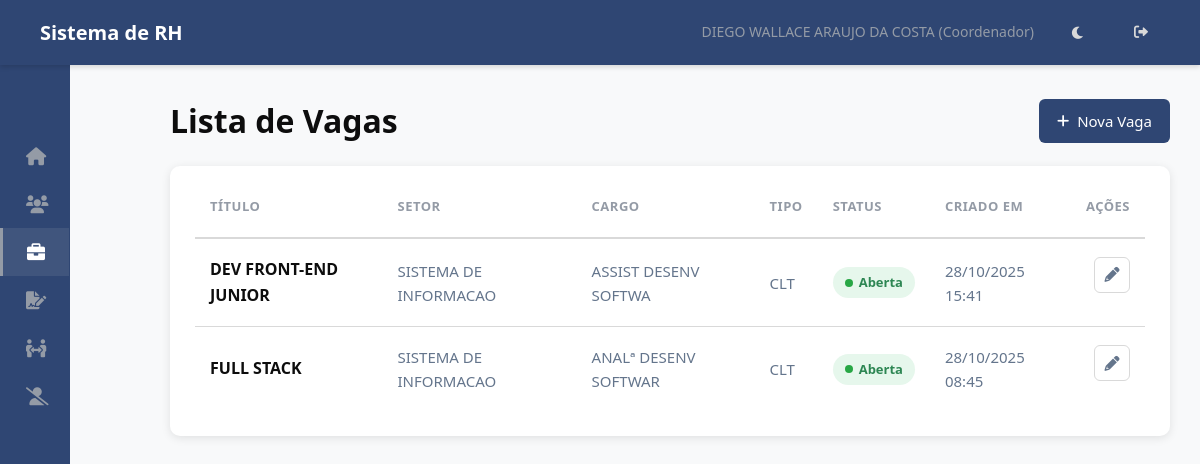
The app's page /vagas/ (signed in) with its own data.
### hierarquia/models.py (models this page shows, shortened)
class Funcionario(models.Model):
    usuario = models.OneToOneField(User, on_delete=models.SET_NULL, null=True, blank=True, related_name='funcionario')
    nome = models.CharField(max_length=255)
    data_nascimento = models.DateField(blank=True, null=True)
    cpf = models.CharField(max_length=14, unique=True, validators=[cpf_validator])
    data_admissao = models.DateField()
    cargo = models.ForeignKey(Cargo, on_delete=models.PROTECT, related_name='funcionarios')
    setor_primario = models.ForeignKey(
        Setor,
        on_delete=models.PROTECT, # Protege contra exclusão de setor com funcionários
        related_name='funcionarios_primarios', # Nome para acesso reverso
        verbose_name='Setor Principal',
        null=True, # TEMPORARIAMENTE True para facilitar migração inicial, depois pode ser False
        blank=True # TEMPORARIAMENTE True
    )
    setores_responsaveis = models.ManyToManyField(
        Setor,
        related_name='responsaveis', # Permite Setor.responsaveis.all()
        blank=True, # Muitos funcionários não serão responsáveis por nenhum setor
        verbose_name='Setores Responsáveis'
    )
    centro_servico = models.ForeignKey(CentroServico, on_delete=models.SET_NULL, null=True, blank=True, related_name='funcionarios')
    ativo = models.BooleanField(default=True)
    criado_em = models.DateTimeField(auto_now_add=True)
    atualizado_em = models.DateTimeField(auto_now=True)
    class Meta:
        ordering = ['nome']
        verbose_name = 'Funcionário'
        verbose_name_plural = 'Funcionários'

class Cargo(models.Model):
    NIVEL_CHOICES = [
        (1, 'Diretor'),
        (2, 'Gestor'),
        (3, 'Coordenador'),
        (4, 'Supervisor'),
        (5, 'ADM/Analista'), # E outros níveis operacionais
    ]
    nome = models.CharField(max_length=255, unique=True)
    nivel = models.IntegerField(choices=NIVEL_CHOICES)
    descricao = models.TextField(blank=True, null=True)
    criado_em = models.DateTimeField(auto_now_add=True)
    atualizado_em = models.DateTimeField(auto_now=True)
    class Meta:
        ordering = ['nivel', 'nome']
        verbose_name = 'Cargo'
        verbose_name_plural = 'Cargos'

class Vaga(models.Model):
    STATUS_CHOICES = [
        ('aberta', 'Aberta'),
        ('em_processo', 'Em Processo de Seleção'),
        ('congelada', 'Congelada'),
        ('fechada', 'Fechada'),
    ]
    TIPO_CONTRATACAO_CHOICES = [
        ('clt', 'CLT'),
        ('pj', 'PJ'),
        ('estagio', 'Estágio'),
        ('temporario', 'Temporário'),
        ('terceiro', 'Terceiro'),
    ]
    titulo = models.CharField(max_length=200, verbose_name="Título da Vaga/Cargo")
    setor = models.ForeignKey(Setor, on_delete=models.PROTECT, related_name='vagas', verbose_name="Setor da Vaga")
    cargo = models.ForeignKey(Cargo, on_delete=models.PROTECT, related_name='vagas', verbose_name="Cargo da Vaga")
    centro_custo = models.CharField(max_length=100, blank=True, verbose_name="Centro de Custo") # Adicionado
    tipo_contratacao = models.CharField(max_length=20, choices=TIPO_CONTRATACAO_CHOICES, default='clt', verbose_name="Tipo de Contratação")
    faixa_salarial_inicial = models.DecimalField(max_digits=10, decimal_places=2, null=True, blank=True, verbose_name="Faixa Salarial (Início)")
    faixa_salarial_final = models.DecimalField(max_digits=10, decimal_places=2, null=True, blank=True, verbose_name="Faixa Salarial (Fim)")
    requisitos_tecnicos = models.TextField(blank=True, verbose_name="Competências Técnicas")
    requisitos_comportamentais = models.TextField(blank=True, verbose_name="Competências Comportamentais")
    principais_atividades = models.TextField(blank=True, verbose_name="Principais Responsabilidades/Atividades")
    formacao_academica = models.TextField(blank=True, verbose_name="Formação Acadêmica") # Adicionado
    beneficios = models.TextField(blank=True, verbose_name="Benefícios") # Adicionado
    justificativa = models.TextField(verbose_name="Justificativa da Vaga (RH/DP)")
    status = models.CharField(max_length=20, choices=STATUS_CHOICES, default='aberta', verbose_name="Status da Vaga")
    criado_por = models.ForeignKey(Funcionario, on_delete=models.SET_NULL, null=True, related_name='vagas_criadas', verbose_name="Criado Por (RH/DP)")
    criado_em = models.DateTimeField(auto_now_add=True)
    atualizado_em = models.DateTimeField(auto_now=True)
    class Meta:
        verbose_name = "Vaga"
        verbose_name_plural = "Vagas"

class Setor(models.Model):
    nome = models.CharField(max_length=255, unique=True)
    descricao = models.TextField(blank=True, null=True)
    criado_em = models.DateTimeField(auto_now_add=True)
    atualizado_em = models.DateTimeField(auto_now=True)
    class Meta:
        ordering = ['nome']
        verbose_name = 'Setor'
        verbose_name_plural = 'Setores'

### hierarquia/views.py (the view)
# urls.py: path('vagas/', views.VagaListView.as_view(), name='listar_vagas'),
class VagaListView(RHDPRequiredMixin, ListView):
    model = Vaga
    template_name = 'rh/vaga_list.html' # Criar este template
    context_object_name = 'vagas'
    ordering = ['-criado_em']

### hierarquia/templatetags/rh_tags.py (called while the page is built)
@register.simple_tag
def is_rh_or_dp(funcionario):
    if funcionario and funcionario.setor_primario:
        if funcionario.setor_primario.nome.upper() in (s.upper() for s in RH_DP_SETORES):
            return True
    return False

### hierarquia/views.py (called while the page is built)
    def test_func(self):
        try:
            self.funcionario_logado = Funcionario.objects.get(usuario=self.request.user)
            return True
        except Funcionario.DoesNotExist:
            self.permission_denied_message = 'Não foi encontrado um perfil de funcionário associado ao seu usuário.'
            return False

    def test_func(self):
        if not super().test_func(): return False # Verifica se tem funcionário
        return self.funcionario_logado.setor_primario and self.funcionario_logado.setor_primario.nome in ['RECURSOS HUMANOS', 'DEPARTAMENTO DE PESSOAL']

### templates/rh/vaga_list.html (shortened to what this page needs)
{% extends 'base.html' %}
{% load static %}
{% block extra_css %}
    <link rel="stylesheet" href="{% static 'css/rh/vaga_list.css' %}">
{% endblock extra_css %}
{% block content %}
<div class="vaga-list-container">
    <div style="display: flex; justify-content: space-between; align-items: center; margin-bottom: 20px;">
        <h1>Lista de Vagas</h1>
        <a href="{% url 'criar_vaga' %}" class="btn-add"><i class="fas fa-plus"></i> Nova Vaga</a>
    </div>
    {% if vagas %}
        <div class="table-responsive">
            <table class="data-table">
                <thead>
                    <tr>
                        <th>Título</th>
                        <th>Setor</th>
                        <th>Cargo</th>
                        <th>Tipo</th>
                        <th>Status</th>
                        <th>Criado Em</th>
                        <th>Ações</th>
                    </tr>
                </thead>
                <tbody>
                    {% for vaga in vagas %}
                    <tr>
                        <td><strong>{{ vaga.titulo }}</strong></td>
                        <td>{{ vaga.setor.nome }}</td>
                        <td>{{ vaga.cargo.nome }}</td>
                        <td>{{ vaga.get_tipo_contratacao_display }}</td>
                        <td><span class="status-badge status-{{ vaga.status }}">{{ vaga.get_status_display }}</span></td>
                        <td>{{ vaga.criado_em|date:"d/m/Y H:i" }}</td>
                        <td class="action-buttons">
                            <a href="{% url 'editar_vaga' vaga.pk %}" class="btn-edit"><i class="fas fa-pencil-alt"></i></a>
                        </td>
                    </tr>
                    {% endfor %}
                </tbody>
            </table>
        </div>
    {% else %}
        <p class="no-results">Nenhuma vaga cadastrada no momento.</p>
    {% endif %}
</div>
{% endblock content %}

### templates/base.html (shortened to what this page needs)
{% load static %}
{% load rh_tags %}
<!DOCTYPE html>
<html lang="pt-BR">
<head>
    <link rel="stylesheet" href="{% static 'css/base.css' %}">
    <link rel="stylesheet" href="https://cdnjs.cloudflare.com/ajax/libs/font-awesome/6.0.0/css/all.min.css">
    {% block extra_css %}{% endblock extra_css %}
</head>
<body {% if request.COOKIES.theme == 'dark' %}class="dark-theme"{% endif %}>
    <nav class="navbar">
        <h1>Sistema de RH</h1>
        <div class="navbar-user">
            {% if user.is_authenticated %}
                {% with funcionario_logado=request.user.funcionario %}
                    <span>
                        {{ funcionario_logado.nome|default:user.username }}
                        {% if funcionario_logado.cargo %} ({{ funcionario_logado.cargo.get_nivel_display }}) {% endif %}
                    </span>
                {% endwith %}
            {% else %}
                <span>Visitante</span>
            {% endif %}
            <button id="theme-toggle" class="theme-toggle-btn" aria-label="Alternar tema">
            </button>
            {% if user.is_authenticated %}
                <a href="{% url 'logout' %}" title="Sair"><i class="fas fa-sign-out-alt"></i></a>
            {% else %}
                <a href="{% url 'login' %}" title="Entrar"><i class="fas fa-sign-in-alt"></i></a>
            {% endif %}
        </div>
    </nav>
    <div class="page-container">
        <aside class="sidebar" id="sidebar">
            <div class="sidebar-header">
            </div>
            <nav class="menu-items">
                {% with funcionario_logado=request.user.funcionario %}
                    {% is_rh_or_dp funcionario_logado as eh_rh %}
                    <a href="{% url 'dashboard' %}" class="menu-item {% if request.resolver_match.url_name == 'dashboard' %}active{% endif %}">
                        <i class="fas fa-home fa-fw"></i> <span class="menu-text">Dashboard</span>
                    </a>
                    <a href="{% url 'listar_setores_funcionarios' %}" class="menu-item {% if 'funcionarios' in request.resolver_match.view_name or 'detalhar_funcionario' in request.resolver_match.url_name %}active{% endif %}">
                        <i class="fas fa-users fa-fw"></i> <span class="menu-text">Funcionários</span>
                    </a>
                    {% if user.is_superuser or eh_rh %}
                        <a href="{% url 'listar_vagas' %}" class="menu-item {% if 'vaga' in request.resolver_match.url_name %}active{% endif %}">
                            <i class="fas fa-briefcase fa-fw"></i> <span class="menu-text">Gerenciar Vagas</span>
                        </a>
                    {% endif %}
                    {% if user.is_authenticated %}
                        {% if funcionario_logado %}
                            {% with rp_urls='criar_rp,minhas_rps,listar_rps_para_aprovar,historico_rps,detalhar_rp,editar_rp_rh,aprovar_rp,rejeitar_rp' %}
                            <div class="sidebar-module {% if request.resolver_match.url_name in rp_urls %}open{% endif %}">
                                <a href="#" class="menu-item module-trigger">
                                    <i class="fas fa-file-signature fa-fw"></i>
                                    </a>
                            </div>
                            {% endwith %}
                            {% with mp_urls='criar_mp,minhas_mps,listar_mps_para_aprovar,historico_mps,detalhar_mp,aprovar_mp,rejeitar_mp' %}
                            <div class="sidebar-module {% if request.resolver_match.url_name in mp_urls %}open{% endif %}">
                                <a href="#" class="menu-item module-trigger">
                                    <i class="fas fa-people-arrows fa-fw"></i>
                                    </a>
                            </div>
                            {% endwith %}
                            {% with rd_urls='criar_rd,minhas_rds,listar_rds_para_aprovar,detalhar_rd,aprovar_rd,rejeitar_rd,historico_rds' %}
                            <div class="sidebar-module {% if request.resolver_match.url_name in rd_urls %}open{% endif %}">
                                <a href="#" class="menu-item module-trigger">
                                    <i class="fas fa-user-slash fa-fw"></i>
                                    </a>
                            </div>
                            {% endwith %}
                        {% endif %}
                    {% endif %}
                {% endwith %}
            </nav>
        </aside>
        <main class="main-content" id="main-content">
            {% block content %}{% endblock content %}
        </main>
    </div>
</body>
</html>

### static/css/base.css (style rules this page uses)
:root { --sidebar-width-expanded: 250px; --sidebar-width-collapsed: 70px; --bg-primary: #FFFFFF; --bg-secondary: #f8f9fa; --bg-navbar: #2F4673; --bg-sidebar: #2F4673; --bg-hover: rgba(217, 217, 217, 0.05); --bg-active: rgba(217, 217, 217, 0.1); --text-primary: #0D0D0D; --text-secondary: #64758C; --text-muted: #949BA6; --text-navbar: #D9D9D9; --text-sidebar: #D9D9D9; --text-sidebar-hover: #FFFFFF; --border-color: #D9D9D9; --border-accent: #949BA6; --shadow-color: rgba(0, 0, 0, 0.1); --shadow-navbar: rgba(0, 0, 0, 0.15); --accent-color: #64758C; }
* { margin: 0; padding: 0; box-sizing: border-box; }
body { font-family: 'Segoe UI', Tahoma, Geneva, Verdana, sans-serif; color: var(--text-primary); background-color: var(--bg-secondary); font-size: 16px; line-height: 1.6; transition: background-color 0.3s ease, color 0.3s ease; overflow: hidden; }
.navbar { background-color: var(--bg-navbar); color: var(--text-navbar); padding: 0 40px; height: 65px; display: flex; justify-content: space-between; align-items: center; box-shadow: 0 2px 5px var(--shadow-navbar); position: relative; z-index: 1001; }
.navbar h1 { font-size: 20px; font-weight: 600; color: #FFFFFF; }
.navbar-user { display: flex; align-items: center; gap: 25px; }
.navbar-user span { font-size: 14px; color: var(--text-muted); }
.navbar-user a, .theme-toggle-btn { color: var(--text-navbar); text-decoration: none; padding: 8px 12px; border-radius: 4px; font-size: 14px; font-weight: 500; transition: background-color 0.2s ease, color 0.2s ease; cursor: pointer; background: none; border: none; font-family: inherit; }
.page-container { display: flex; height: calc(100vh - 65px); }
.sidebar { width: var(--sidebar-width-expanded); background: var(--bg-sidebar); height: 100%; overflow-y: auto; overflow-x: hidden; display: flex; flex-direction: column; transition: width 0.3s ease; z-index: 1000; position: relative; }
.sidebar-header { display: flex; justify-content: space-between; align-items: center; padding: 25px 25px 15px 25px; }
.sidebar .menu-items { display: flex; flex-direction: column; padding-bottom: 20px; }
.sidebar .menu-item { padding: 12px 25px; text-decoration: none; color: var(--text-sidebar); font-weight: 500; display: flex; align-items: center; gap: 12px; font-size: 15px; border-left: 3px solid transparent; margin-right: 1px; transition: background-color 0.2s ease, color 0.2s ease, border-left-color 0.2s ease; white-space: nowrap; }
.sidebar .menu-item i { font-size: 18px; width: 20px; text-align: center; color: var(--text-muted); transition: color 0.2s ease; flex-shrink: 0; }
.sidebar .menu-item.active { background-color: var(--bg-active); color: var(--text-sidebar-hover); border-left-color: var(--border-accent); font-weight: 600; }
.sidebar .menu-item.active i { color: var(--text-sidebar-hover); }
.sidebar.sidebar-collapsed { width: var(--sidebar-width-collapsed); }
.sidebar.sidebar-collapsed .menu-item { justify-content: center; padding-left: 0; padding-right: 0; gap: 0; }
.sidebar.sidebar-collapsed .menu-item i { margin: 0; }
.main-content { flex: 1; overflow-y: auto; padding: 30px; background-color: var(--bg-secondary); margin-left: var(--sidebar-width-expanded); transition: margin-left 0.3s ease; }
.sidebar.sidebar-collapsed ~ .main-content { margin-left: var(--sidebar-width-collapsed); }
.sidebar-module { overflow: hidden; }
.sidebar-module .module-trigger { display: flex; align-items: center; cursor: pointer; }

### records on screen
Funcionario: nome "DIEGO WALLACE ARAUJO DA COSTA", cargo.nivel "Coordenador"
Vaga: titulo "DEV FRONT-END JUNIOR", setor.nome "SISTEMA DE INFORMACAO", cargo.nome "ASSIST DESENV SOFTWA", tipo_contratacao "CLT", status "Aberta", criado_em "28/10/2025 15:41"
Vaga: titulo "FULL STACK", setor.nome "SISTEMA DE INFORMACAO", cargo.nome "ANALª DESENV SOFTWAR", tipo_contratacao "CLT", status "Aberta", criado_em "28/10/2025 08:45"
